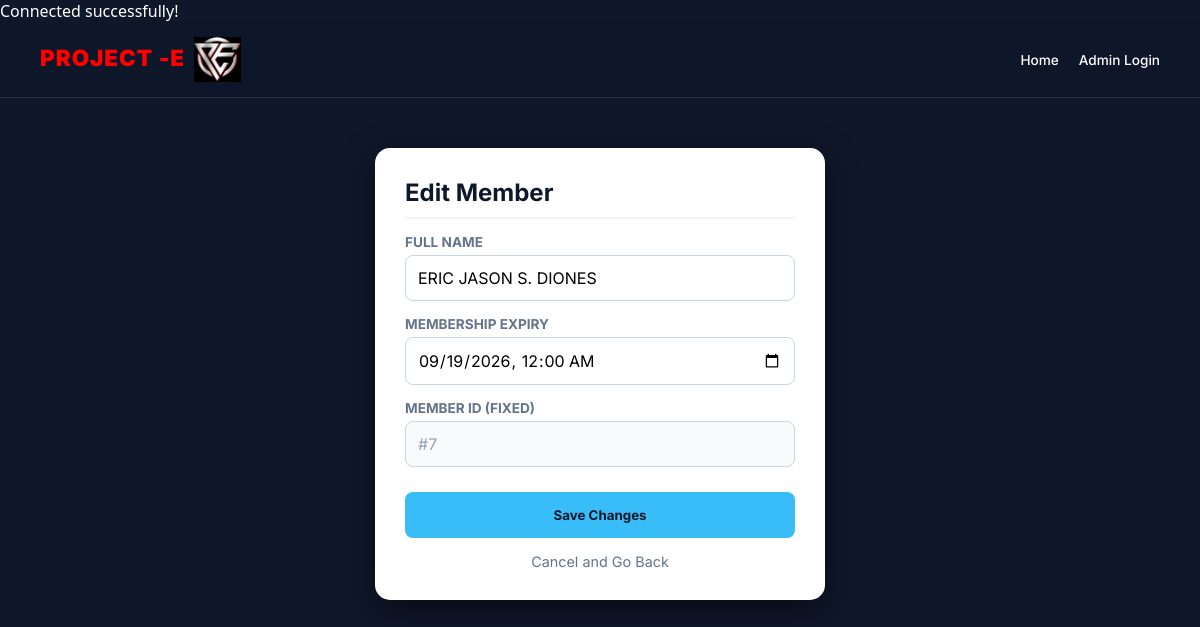
The app's page /admin/edit_members.php?id=7 with its own data.
### tables this page shows
CREATE TABLE `members` (
  `id` int(11) NOT NULL,
  `qr_id` varchar(100) DEFAULT NULL,
  `name` varchar(100) NOT NULL,
  `contact` varchar(20) DEFAULT NULL,
  `address` text DEFAULT NULL,
  `membership_type` varchar(50) DEFAULT NULL,
  `start_date` date DEFAULT NULL,
  `expiry_date` date DEFAULT NULL,
  `status` enum('Active','Expired') DEFAULT 'Active',
  `created_at` timestamp NOT NULL DEFAULT current_timestamp()
);

### admin/edit_members.php (the view, shortened to what this page needs)
<?php
include __DIR__ . '/../includes/db.php';
include __DIR__ . '/../includes/nav.php';
$id = mysqli_real_escape_string($conn, $_GET['id']);
$result = $conn->query("SELECT * FROM members WHERE id = '$id'");
$member = $result->fetch_assoc();
?>
<!DOCTYPE html>
<html lang="en">
<head>
    <link rel="stylesheet" href="../assets/style.css">
</head>
<body>
<div class="edit-card">
    <h2>Edit Member</h2>
    <form method="POST">
        <label>Full Name</label>
        <input type="text" name="name" value="<?php echo htmlspecialchars($member['name']); ?>" required>
        <label>Membership Expiry</label>
        <input type="datetime-local" name="expiry_date"
               value="<?php echo date('Y-m-d\TH:i', strtotime($member['expiry_date'])); ?>" required>
        <label>Member ID (Fixed)</label>
        <input type="text" value="#<?php echo $member['id']; ?>" disabled style="background: #f8fafc; color: #94a3b8;">
        <button type="submit" name="update" class="btn-update">Save Changes</button>
        <a href="Manage.php" class="back-link">Cancel and Go Back</a>
    </form>
</div>
</body>
</html>

### assets/style.css (style rules this page uses)
* { margin: 0; padding: 0; box-sizing: border-box; font-family: 'Inter', 'Segoe UI', system-ui, sans-serif; }
body { min-height: 100vh; background-color: #0f172a; background-image: url('../assets/gym.jpg'); background-repeat: no-repeat; background-attachment: fixed; background-size: cover; background-position: center; color: #1e293b; }

### admin/edit_members.php (style rules this page uses)
body { background: #0f172a; font-family: 'Segoe UI', sans-serif; color: white; }
.edit-card { background: white; padding: 30px; border-radius: 15px; max-width: 450px; margin: 50px auto; color: #1e293b; box-shadow: 0 10px 30px rgba(0,0,0,0.5); }
h2 { margin-top: 0; color: #0f172a; border-bottom: 2px solid #f1f5f9; padding-bottom: 10px; }
label { font-weight: 700; font-size: 0.85rem; text-transform: uppercase; color: #64748b; display: block; margin-top: 15px; }
input { width: 100%; padding: 12px; margin-top: 5px; border: 1px solid #cbd5e1; border-radius: 8px; box-sizing: border-box; font-size: 1rem; }
.btn-update { background: #38bdf8; color: #0f172a; border: none; padding: 15px; border-radius: 8px; cursor: pointer; width: 100%; font-weight: bold; margin-top: 25px; transition: 0.2s; }
.back-link { display: block; text-align: center; margin-top: 15px; color: #64748b; text-decoration: none; font-size: 0.9rem; }

### records on screen
members: name "ERIC JASON S. DIONES", expiry_date "09/19/2026 00:00", id "#7"
